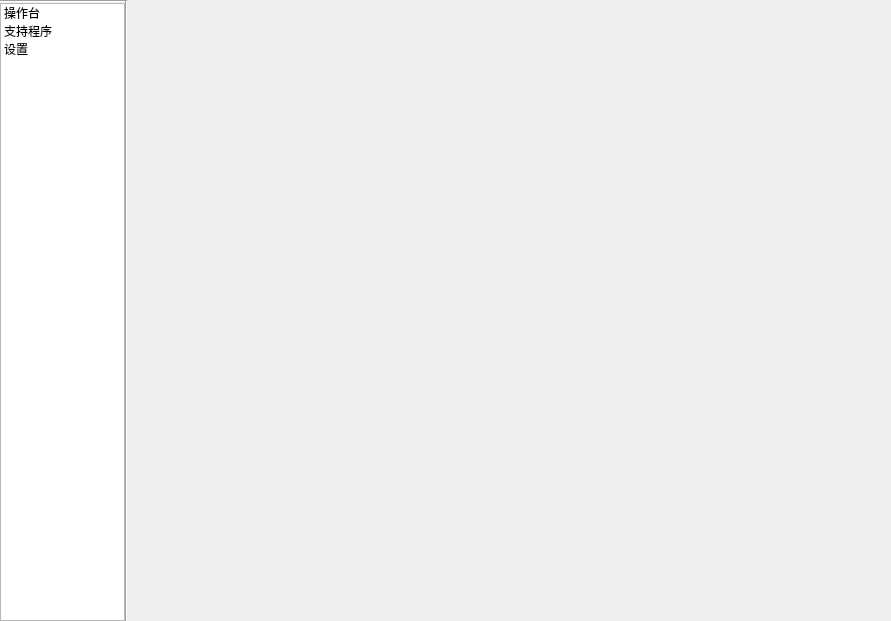
<?xml version="1.0" encoding="UTF-8"?>
<ui version="4.0">
 <class>MainWindow</class>
 <widget class="QMainWindow" name="MainWindow">
  <property name="geometry">
   <rect>
    <x>0</x>
    <y>0</y>
    <width>891</width>
    <height>621</height>
   </rect>
  </property>
  <property name="windowTitle">
   <string>xinlink_ui</string>
  </property>
  <widget class="QWidget" name="centralwidget">
   <layout class="QHBoxLayout" name="horizontalLayout">
    <property name="spacing">
     <number>0</number>
    </property>
    <property name="sizeConstraint">
     <enum>QLayout::SetMinimumSize</enum>
    </property>
    <property name="leftMargin">
     <number>0</number>
    </property>
    <property name="topMargin">
     <number>0</number>
    </property>
    <property name="rightMargin">
     <number>0</number>
    </property>
    <property name="bottomMargin">
     <number>0</number>
    </property>
    <item>
     <layout class="QHBoxLayout" name="horizontalLayout_2">
      <item>
       <layout class="QVBoxLayout" name="verticalLayout_2">
        <property name="spacing">
         <number>0</number>
        </property>
        <property name="topMargin">
         <number>0</number>
        </property>
        <property name="rightMargin">
         <number>0</number>
        </property>
        <item>
         <widget class="Line" name="line_3">
          <property name="orientation">
           <enum>Qt::Horizontal</enum>
          </property>
         </widget>
        </item>
        <item>
         <widget class="QListWidget" name="listWidget">
          <property name="enabled">
           <bool>true</bool>
          </property>
          <property name="sizePolicy">
           <sizepolicy hsizetype="Fixed" vsizetype="Minimum">
            <horstretch>0</horstretch>
            <verstretch>0</verstretch>
           </sizepolicy>
          </property>
          <property name="maximumSize">
           <size>
            <width>125</width>
            <height>16777215</height>
           </size>
          </property>
          <property name="sizeIncrement">
           <size>
            <width>0</width>
            <height>0</height>
           </size>
          </property>
          <property name="baseSize">
           <size>
            <width>0</width>
            <height>0</height>
           </size>
          </property>
          <property name="focusPolicy">
           <enum>Qt::NoFocus</enum>
          </property>
          <property name="autoFillBackground">
           <bool>true</bool>
          </property>
          <property name="frameShadow">
           <enum>QFrame::Plain</enum>
          </property>
          <property name="lineWidth">
           <number>1</number>
          </property>
          <property name="midLineWidth">
           <number>1</number>
          </property>
          <property name="iconSize">
           <size>
            <width>50</width>
            <height>50</height>
           </size>
          </property>
          <property name="textElideMode">
           <enum>Qt::ElideMiddle</enum>
          </property>
          <property name="movement">
           <enum>QListView::Static</enum>
          </property>
          <property name="flow">
           <enum>QListView::TopToBottom</enum>
          </property>
          <property name="isWrapping" stdset="0">
           <bool>false</bool>
          </property>
          <property name="resizeMode">
           <enum>QListView::Fixed</enum>
          </property>
          <property name="layoutMode">
           <enum>QListView::SinglePass</enum>
          </property>
          <property name="spacing">
           <number>0</number>
          </property>
          <item>
           <property name="text">
            <string>操作台</string>
           </property>
           <property name="foreground">
            <brush brushstyle="Dense4Pattern">
             <color alpha="255">
              <red>0</red>
              <green>0</green>
              <blue>0</blue>
             </color>
            </brush>
           </property>
           <property name="icon">
            <iconset theme="computer"/>
           </property>
          </item>
          <item>
           <property name="text">
            <string>支持程序</string>
           </property>
           <property name="icon">
            <iconset theme="system-software-install"/>
           </property>
          </item>
          <item>
           <property name="text">
            <string>设置</string>
           </property>
           <property name="icon">
            <iconset theme="applications-other"/>
           </property>
          </item>
         </widget>
        </item>
       </layout>
      </item>
      <item>
       <widget class="Line" name="line_2">
        <property name="orientation">
         <enum>Qt::Vertical</enum>
        </property>
       </widget>
      </item>
      <item>
       <layout class="QVBoxLayout" name="verticalLayout">
        <property name="spacing">
         <number>0</number>
        </property>
        <item>
         <widget class="QStackedWidget" name="stackedWidget">
          <property name="currentIndex">
           <number>-1</number>
          </property>
         </widget>
        </item>
       </layout>
      </item>
     </layout>
    </item>
   </layout>
  </widget>
 </widget>
 <resources/>
 <connections/>
</ui>
